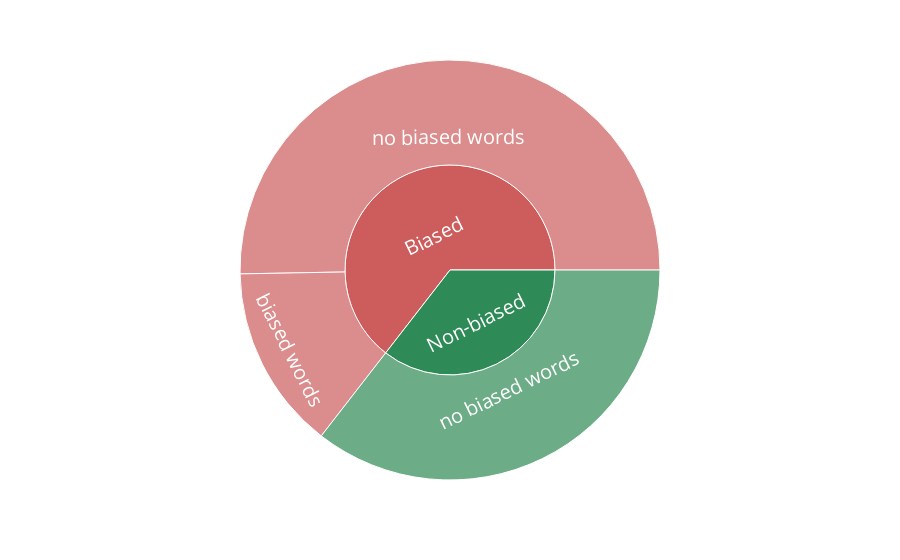

Here is the notebook cell this chart was saved with:
### Code cell
fig = px.sunburst(data_frame = des_st_sent_words,
                  path = ['label', 'biased_words_BN'],
                  values = 'num_sent',
                  #color_columns = ['label', 'factual'],
                  color='label',
                  color_discrete_map={'Biased':'indianred', 'Non-biased':'seagreen'})
fig.update_traces(textfont_size=20)
fig.show()

### Figure 1 — Plotly figure (JSON) as saved in the notebook; plotly's stock layout.template omitted (floating-point values rounded to 4 significant figures)
{"data": [{"branchvalues": "total", "customdata": [["Biased"], ["Biased"], ["Non-biased"], ["Biased"], ["Non-biased"]], "domain": {"x": [0, 1], "y": [0, 1]}, "hovertemplate": "labels=%{label}<br>num_sent=%{value}<br>parent=%{parent}<br>id=%{id}<br>label=%{customdata[0]}<extra></extra>", "ids": ["Biased/biased words", "Biased/no biased words", "Non-biased/no biased words", "Biased", "Non-biased"], "labels": ["biased words", "no biased words", "no biased words", "Biased", "Non-biased"], "marker": {"colors": ["indianred", "indianred", "seagreen", "indianred", "seagreen"]}, "name": "", "parents": ["Biased", "Biased", "Non-biased", "", ""], "textfont": {"size": 20}, "type": "sunburst", "values": [24, 85, 60, 109, 60]}], "layout": {"legend": {"tracegroupgap": 0}, "margin": {"t": 60}}}
